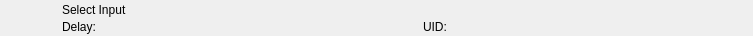
<?xml version="1.0" encoding="UTF-8"?>
<ui version="4.0">
 <class>RundownInputWidget</class>
 <widget class="QWidget" name="RundownInputWidget">
  <property name="geometry">
   <rect>
    <x>0</x>
    <y>0</y>
    <width>753</width>
    <height>36</height>
   </rect>
  </property>
  <layout class="QHBoxLayout" name="horizontalLayout">
   <property name="spacing">
    <number>0</number>
   </property>
   <property name="margin">
    <number>0</number>
   </property>
   <item>
    <widget class="QFrame" name="frameItem">
     <property name="sizePolicy">
      <sizepolicy hsizetype="Preferred" vsizetype="Fixed">
       <horstretch>0</horstretch>
       <verstretch>0</verstretch>
      </sizepolicy>
     </property>
     <property name="minimumSize">
      <size>
       <width>0</width>
       <height>36</height>
      </size>
     </property>
     <widget class="QLabel" name="labelIcon">
      <property name="geometry">
       <rect>
        <x>22</x>
        <y>2</y>
        <width>32</width>
        <height>32</height>
       </rect>
      </property>
      <property name="text">
       <string/>
      </property>
      <property name="pixmap">
       <pixmap resource="../../Widgets.qrc">:/Graphics/Images/TriCaster/SelectInput.png</pixmap>
      </property>
      <property name="scaledContents">
       <bool>true</bool>
      </property>
     </widget>
     <widget class="QLabel" name="labelLabel">
      <property name="geometry">
       <rect>
        <x>62</x>
        <y>2</y>
        <width>561</width>
        <height>16</height>
       </rect>
      </property>
      <property name="text">
       <string>Select Input</string>
      </property>
     </widget>
     <widget class="QLabel" name="labelColor">
      <property name="geometry">
       <rect>
        <x>0</x>
        <y>0</y>
        <width>18</width>
        <height>36</height>
       </rect>
      </property>
      <property name="text">
       <string/>
      </property>
     </widget>
     <widget class="QLabel" name="labelGroupColor">
      <property name="geometry">
       <rect>
        <x>0</x>
        <y>0</y>
        <width>6</width>
        <height>36</height>
       </rect>
      </property>
      <property name="text">
       <string/>
      </property>
     </widget>
     <widget class="QLabel" name="labelDevice">
      <property name="geometry">
       <rect>
        <x>154</x>
        <y>19</y>
        <width>260</width>
        <height>16</height>
       </rect>
      </property>
      <property name="text">
       <string></string>
      </property>
     </widget>
     <widget class="QLabel" name="labelDelay">
      <property name="geometry">
       <rect>
        <x>62</x>
        <y>19</y>
        <width>83</width>
        <height>16</height>
       </rect>
      </property>
      <property name="text">
       <string>Delay:</string>
      </property>
     </widget>
     <widget class="QLabel" name="labelRemoteTriggerId">
      <property name="geometry">
       <rect>
        <x>423</x>
        <y>19</y>
        <width>111</width>
        <height>16</height>
       </rect>
      </property>
      <property name="text">
       <string>UID:</string>
      </property>
     </widget>
    </widget>
   </item>
   <item>
    <widget class="QFrame" name="frameStatus">
     <property name="minimumSize">
      <size>
       <width>77</width>
       <height>0</height>
      </size>
     </property>
     <property name="maximumSize">
      <size>
       <width>77</width>
       <height>16777215</height>
      </size>
     </property>
     <widget class="QLabel" name="labelGpiConnected">
      <property name="geometry">
       <rect>
        <x>1</x>
        <y>2</y>
        <width>32</width>
        <height>32</height>
       </rect>
      </property>
      <property name="minimumSize">
       <size>
        <width>32</width>
        <height>32</height>
       </size>
      </property>
      <property name="maximumSize">
       <size>
        <width>32</width>
        <height>32</height>
       </size>
      </property>
      <property name="lineWidth">
       <number>0</number>
      </property>
      <property name="text">
       <string/>
      </property>
      <property name="pixmap">
       <pixmap resource="../../Widgets.qrc">:/Graphics/Images/GpiConnected.png</pixmap>
      </property>
      <property name="scaledContents">
       <bool>true</bool>
      </property>
     </widget>
     <widget class="QLabel" name="labelDisconnected">
      <property name="geometry">
       <rect>
        <x>32</x>
        <y>2</y>
        <width>32</width>
        <height>32</height>
       </rect>
      </property>
      <property name="minimumSize">
       <size>
        <width>32</width>
        <height>32</height>
       </size>
      </property>
      <property name="maximumSize">
       <size>
        <width>32</width>
        <height>32</height>
       </size>
      </property>
      <property name="text">
       <string/>
      </property>
      <property name="pixmap">
       <pixmap resource="../../Widgets.qrc">:/Graphics/Images/Disconnected.png</pixmap>
      </property>
      <property name="scaledContents">
       <bool>true</bool>
      </property>
     </widget>
     <widget class="QLabel" name="labelActiveColor">
      <property name="geometry">
       <rect>
        <x>69</x>
        <y>0</y>
        <width>8</width>
        <height>36</height>
       </rect>
      </property>
      <property name="minimumSize">
       <size>
        <width>8</width>
        <height>36</height>
       </size>
      </property>
      <property name="maximumSize">
       <size>
        <width>8</width>
        <height>36</height>
       </size>
      </property>
      <property name="text">
       <string/>
      </property>
     </widget>
    </widget>
   </item>
  </layout>
 </widget>
 <resources>
  <include location="../../Widgets.qrc"/>
 </resources>
 <connections/>
 <slots>
  <slot>addToCombo()</slot>
 </slots>
</ui>
